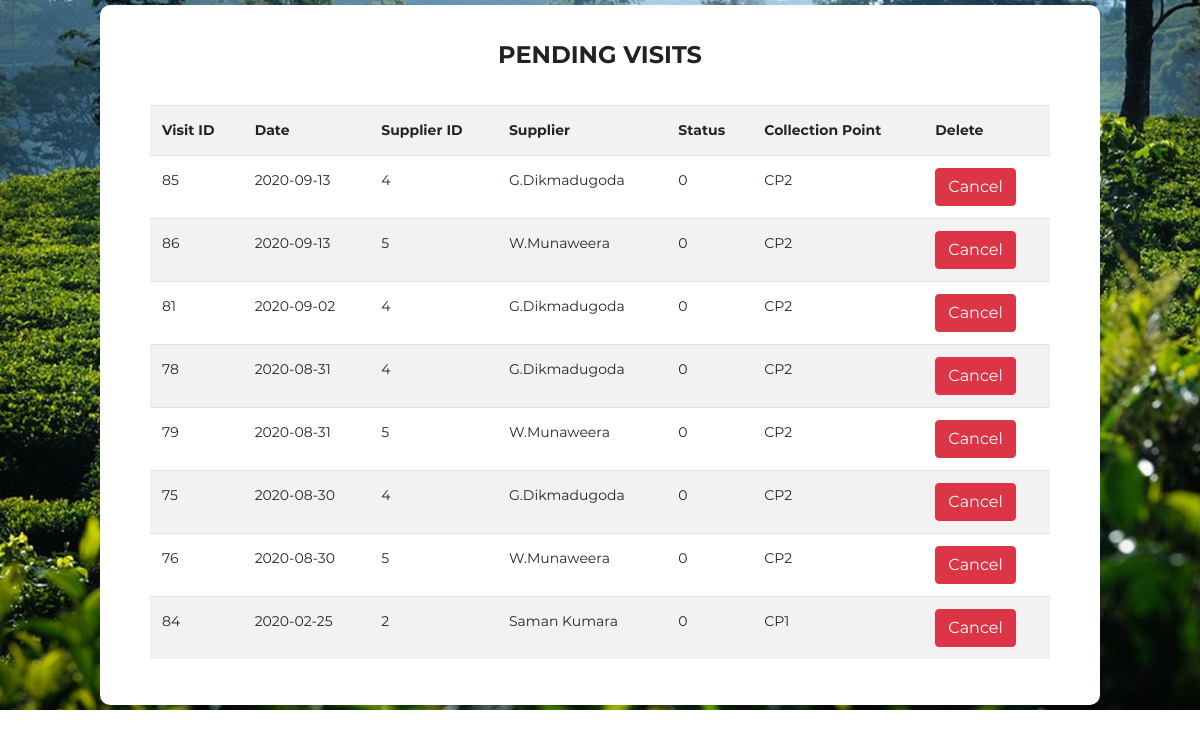
The app's page /DashboardCodeIgneter/index.php/visit/viewPendingVisits with its own data.
### tables this page shows
CREATE TABLE `visit` (
  `visit_id` int(11) NOT NULL,
  `date` date NOT NULL,
  `cre_timestamp` timestamp NOT NULL DEFAULT current_timestamp(),
  `status` tinyint(1) NOT NULL DEFAULT 0,
  `driver_id` int(5) NOT NULL,
  `cp_id` int(11) NOT NULL,
  `supplier_id` int(10) NOT NULL
);

CREATE TABLE `supplier` (
  `supplier_id` int(10) NOT NULL,
  `supplier_name` varchar(50) NOT NULL,
  `supplier_address` varchar(50) NOT NULL,
  `supplier_phone` varchar(12) NOT NULL,
  `cp_id` int(10) DEFAULT NULL
);

CREATE TABLE `collection_point` (
  `cp_id` int(10) NOT NULL,
  `cp_name` varchar(20) NOT NULL,
  `longitude` varchar(30) NOT NULL,
  `latitude` varchar(30) NOT NULL,
  `path_id` int(11) NOT NULL
);

### DashboardCodeIgneter/application/controllers/Visit.php (called while the page is built, shortened)
<?php
class Visit extends CI_Controller
{
    public function viewPendingVisits()
    {
        $this->load->model('Visit_Model');
        $logs=$this->Visit_Model->getPendingVisits();
        $data=array();
        $data['logs']=$logs;
        $this->load->view('cancel_visit',$data);
    }
}

### DashboardCodeIgneter/index.php (called while the page is built, shortened)
<?php
require_once BASEPATH.'core/CodeIgniter.php';

### DashboardCodeIgneter/application/models/Visit_Model.php (called while the page is built, shortened)
<?php
class Visit_Model extends CI_model
{
   function getPendingVisits()
   {
    $this->db->select('v.visit_id,v.date,s.supplier_id,s.supplier_name,v.status,cp.cp_name');
    $this->db->from('visit v');
    $this->db->join('supplier s', 'v.supplier_id = s.supplier_id');
    $this->db->join('collection_point cp', 'v.cp_id = cp.cp_id');
    $this->db->where('v.status', 0);
    $this->db->order_by('v.date', 'DESC');
    return $this->db->get()->result_array();
   }
}

### DashboardCodeIgneter/application/views/cancel_visit.php (the view, shortened to what this page needs)
<!DOCTYPE html>
<html lang="en">
<head>
    <link rel="stylesheet" href="<?php echo base_url(); ?>assets/fonts/material-icon/css/material-design-iconic-font.min.css">
    <link class="one" rel="stylesheet" href="https://stackpath.bootstrapcdn.com/bootstrap/4.3.1/css/bootstrap.min.css">
    <link class="second" rel="stylesheet" href="<?php echo base_url(); ?>assets/css/style.css">
</head>
<body>
    <div class="main">
        <section class="signup">
            <div class="container2">
                <div class="table-content">
                <h2 class="form-title">Pending Visits</h2>
                <div class="row">
                    <div class="col-md-12">
                        <table class="table table-striped">
                            <tr>
                                <th>Visit ID</th>
                                <th>Date</th>
                                <th>Supplier ID</th>
                                <th>Supplier</th>
                                <th>Status</th>
                                <th>Collection Point</th>
                                <th>Delete</th>
                            </tr>
                            <div class="overflow-auto">
                            <?php if(!empty($logs)){foreach ($logs as $log){?>
                                <td><?php echo $log['visit_id']?></td>
                                <td><?php echo $log['date']?></td>
                                <td><?php echo $log['supplier_id']?></td>
                                <td><?php echo $log['supplier_name']?></td>
                                <td><?php echo $log['status']?></td>
                                <td><?php echo $log['cp_name']?></td>
                                <td> <a href="<?php echo base_url().'Visit/deleteVisit/'.$log['visit_id']?>" class="btn btn-danger">Cancel</td>
                            <?php } }else {?>
                            <tr>
                               <td colspan="5">Records not found</td>
                            </tr>
                            <?php } ?>
                            </div>
                        </table>
                    </div>
                </div>
                </div>
            </div>
        </section>
    </div>
</body>
</html>

### DashboardCodeIgneter/assets/css/style.css (style rules this page uses)
h2 { line-height: 1.66; margin: 0; padding: 0; font-weight: 900; color: #222; font-family: 'Montserrat'; font-size: 24px; text-transform: uppercase; text-align: center; margin-bottom: 30px; }
body { font-size: 14px; line-height: 1.8; color: #222; font-weight: 400; font-family: 'Montserrat'; background-image: url("../images/signup-bg.jpg"); background-repeat: no-repeat; background-size: cover; -moz-background-size: cover; -webkit-background-size: cover; -o-background-size: cover; -ms-background-size: cover; padding: 5px; }
.container2 { width:1000px; position: relative; margin: 0 auto; }
.table-content { background: #FFFF; border-radius: 10px; -moz-border-radius: 10px; -webkit-border-radius: 10px; -o-border-radius: 10px; -ms-border-radius: 10px; padding: 30px 50px; }

### records on screen
visit: visit_id "85", date "2020-09-13", supplier.supplier_id "4", supplier.supplier_name "G.Dikmadugoda", status "0", cp.cp_name "CP2"
visit: visit_id "86", date "2020-09-13", supplier.supplier_id "5", supplier.supplier_name "W.Munaweera", status "0", cp.cp_name "CP2"
visit: visit_id "81", date "2020-09-02", supplier.supplier_id "4", supplier.supplier_name "G.Dikmadugoda", status "0", cp.cp_name "CP2"
visit: visit_id "78", date "2020-08-31", supplier.supplier_id "4", supplier.supplier_name "G.Dikmadugoda", status "0", cp.cp_name "CP2"
visit: visit_id "79", date "2020-08-31", supplier.supplier_id "5", supplier.supplier_name "W.Munaweera", status "0", cp.cp_name "CP2"
visit: visit_id "75", date "2020-08-30", supplier.supplier_id "4", supplier.supplier_name "G.Dikmadugoda", status "0", cp.cp_name "CP2"
visit: visit_id "76", date "2020-08-30", supplier.supplier_id "5", supplier.supplier_name "W.Munaweera", status "0", cp.cp_name "CP2"
visit: visit_id "84", date "2020-02-25", supplier.supplier_id "2", supplier.supplier_name "Saman Kumara", status "0", cp.cp_name "CP1"
